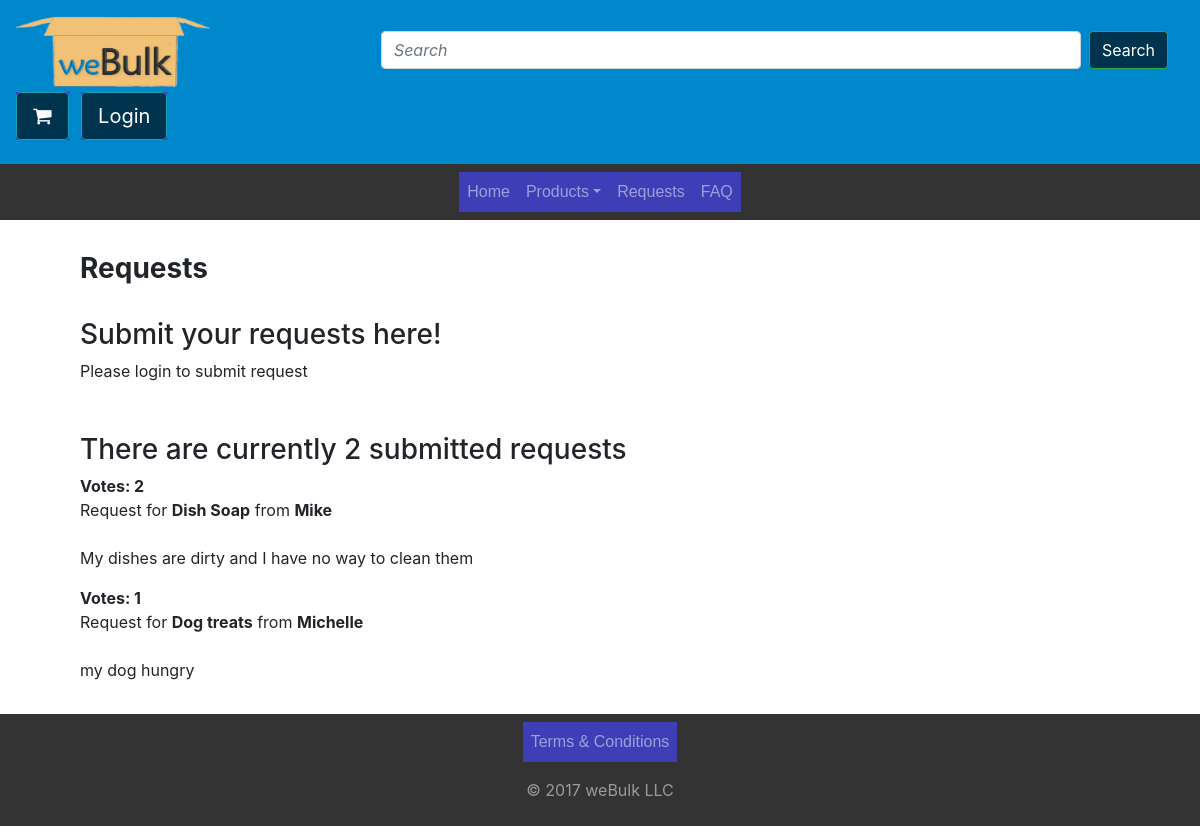
/catalog/requests, run on an earlier commit of the app's database.
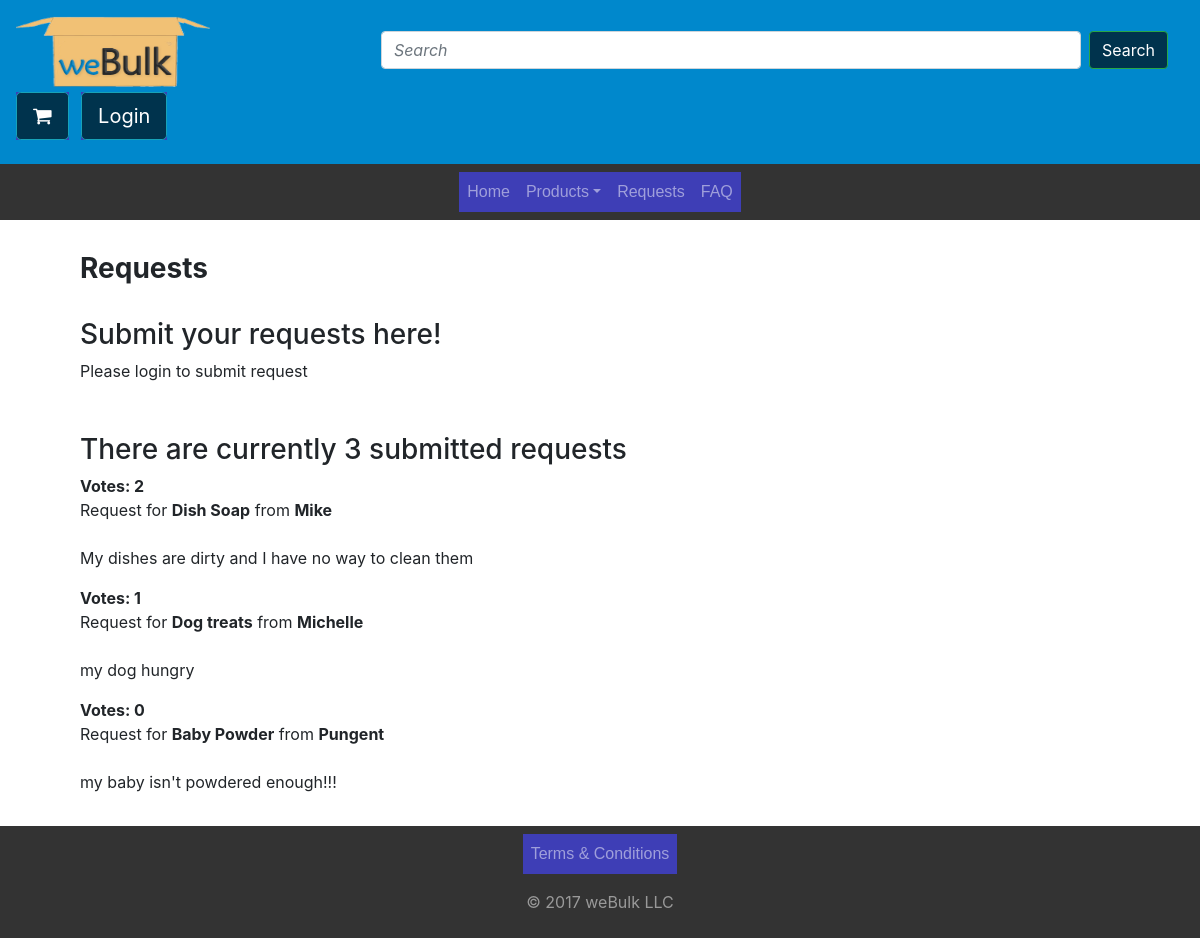
And on a later commit of the database.
### catalog/models.py (models this page shows, shortened)
class Request(models.Model):
    user = models.ForeignKey(User, on_delete=models.SET_NULL, null=True)
    request_title = models.CharField(max_length=200, help_text="Enter Request Title")
    request_text = models.TextField(max_length=200, help_text="Enter Request Text")
    popularity = models.IntegerField(default=0)
    class Meta:
        ordering = ["request_title"]
    def display_user(self):
        """
        Creates a string for the Genre. This is required to display genre in Admin.
        """
        return self.user.first_name
    display_user.short_description = 'User'

### catalog/views.py (the view, shortened to what this page needs)
# urls.py: url(r'requests', views.requests, name='requests'),
def requests(request):
    form = SubmitRequestForm()
    num_requests=Request.objects.count()
    rquests=Request.objects.order_by('-popularity').all()
    return render(
    	request,
    	'requests.html',
    	context={'num_requests':num_requests, 'rquests': rquests, 'form':form}
    )

### catalog/forms.py (shortened to what this page needs)
class SubmitRequestForm(forms.Form):
    product_name = forms.CharField(max_length=200, help_text="</br>")
    description = forms.CharField(max_length=200,widget=forms.Textarea, help_text="")

### catalog/templates/requests.html (shortened to what this page needs)
{% extends "base_generic.html" %}
{% block content %}
<div class="container-fluid" id="request-body">
  <div class="row">
   <div class="col-sm-12 req-title">
<h3><strong>Requests</strong></h3>
</div>
    <div class="col-sm-12 req-title">
      <h3>Submit your requests here!</h3>
      {% if user.is_authenticated %}
    <form action="" method="post">
      {% csrf_token %}
    <p><b>Item Info</b></p>
      <label>Enter Request Title:&nbsp; </label></br>{{form.product_name}}
      </br></br>
      <label style="vertical-align:top">Enter Request Description:&nbsp;</label></br>{{form.description}}
      <br>
      <input type="submit" value="Submit">
    </form>
    </br>
    {% else %}
    <p>Please login to submit request</p>
    {% endif %}
    </div>
	<div class="col-sm-12 req-title">
    <h3><br>There are currently {{num_requests}} submitted requests</h3>
    {% for r in rquests %}
    <p><strong>Votes: {{r.popularity}}</strong><br>
    		   Request for <strong>{{r.request_title}}</strong> from <strong>{{r.user.first_name}}</strong><br><br>
               {{r.request_text}}</br>
    </p>
    {% endfor %}
	</div>
  </div>
</div>
{% endblock %}

What changed in the data, as far as the page shows it:
added Request: popularity "0", request_title "Baby Powder", user.first_name "Pungent", request_text "my baby isn't powdered enough!!!"
Also different on the page:
{{ num_requests }}: "2" → "3"
